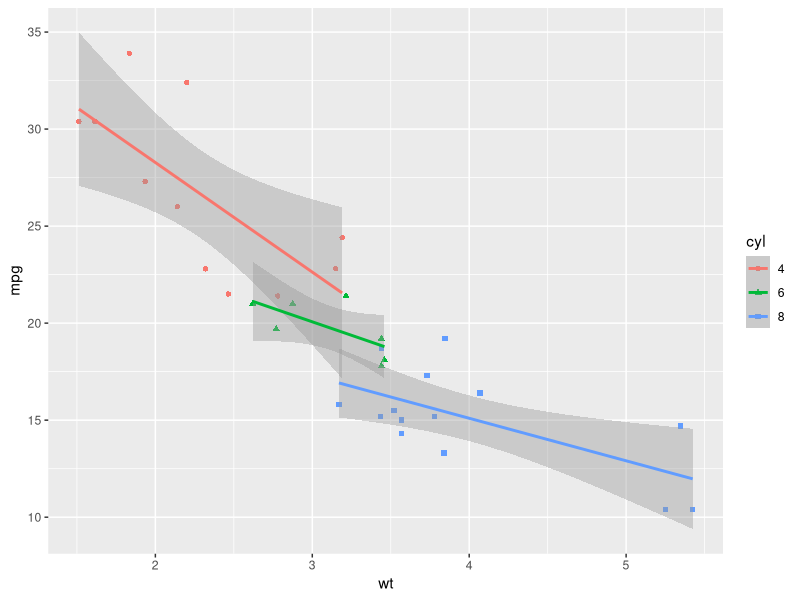
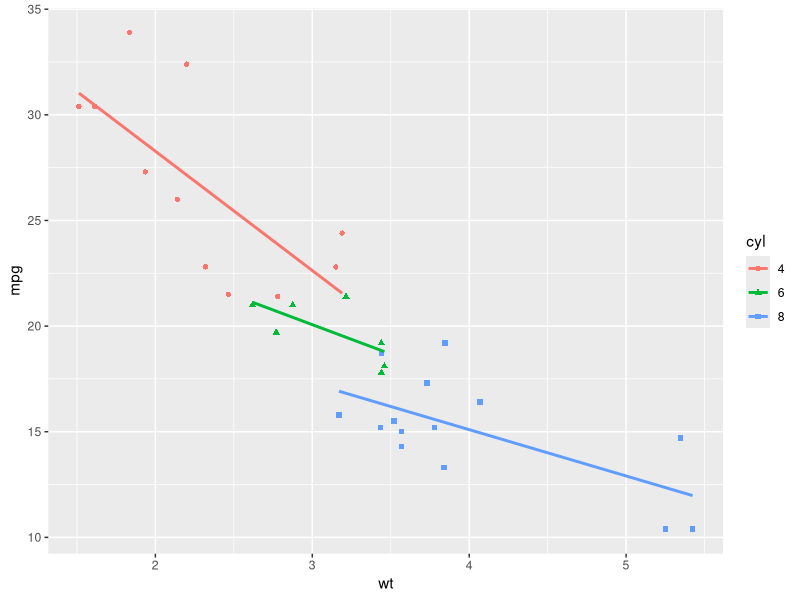
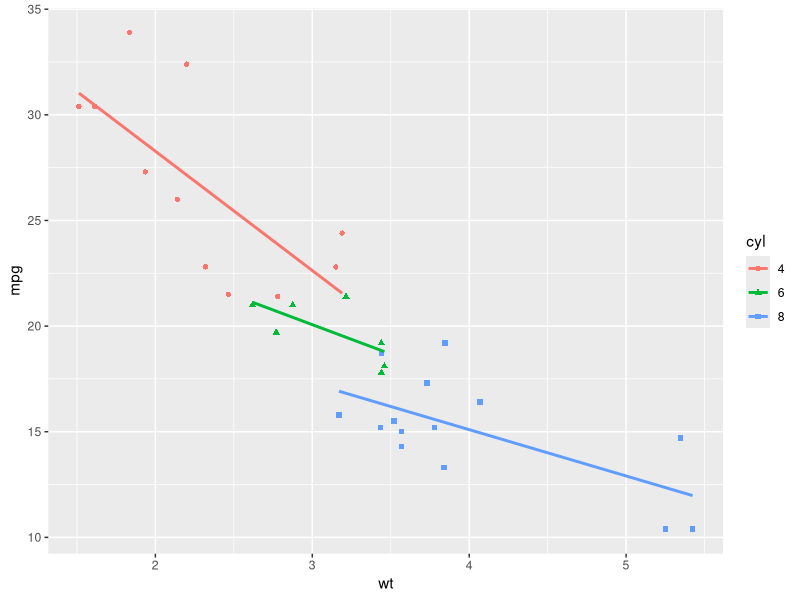
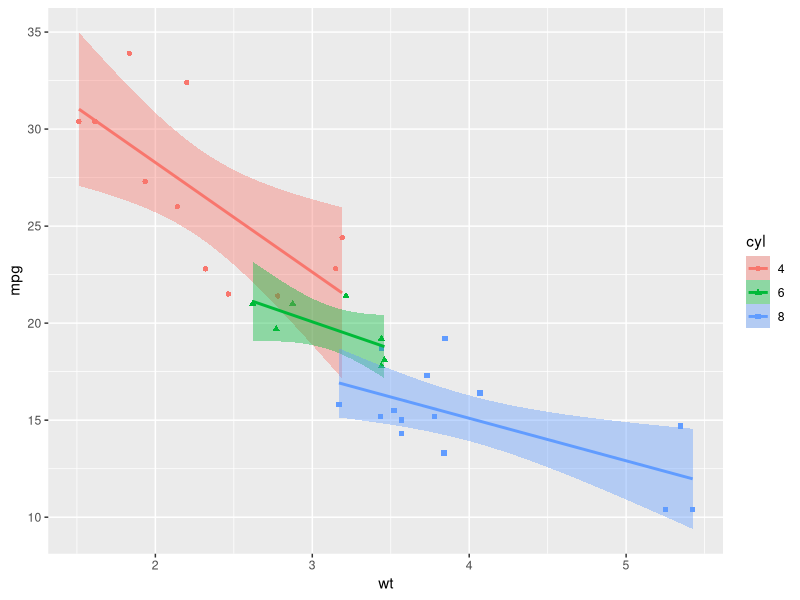
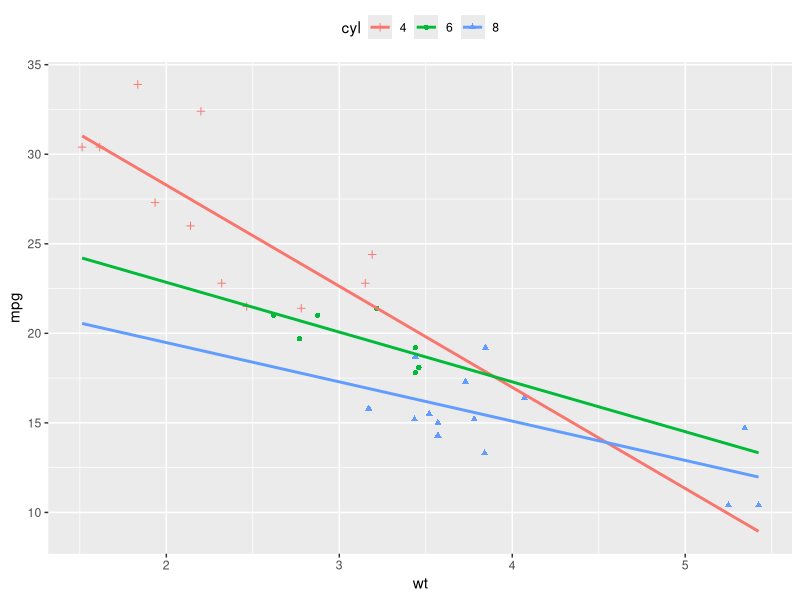
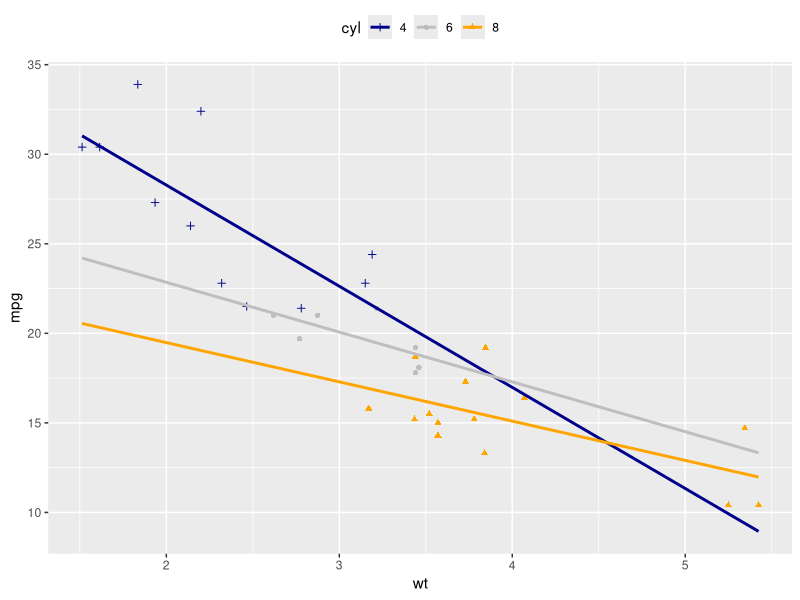
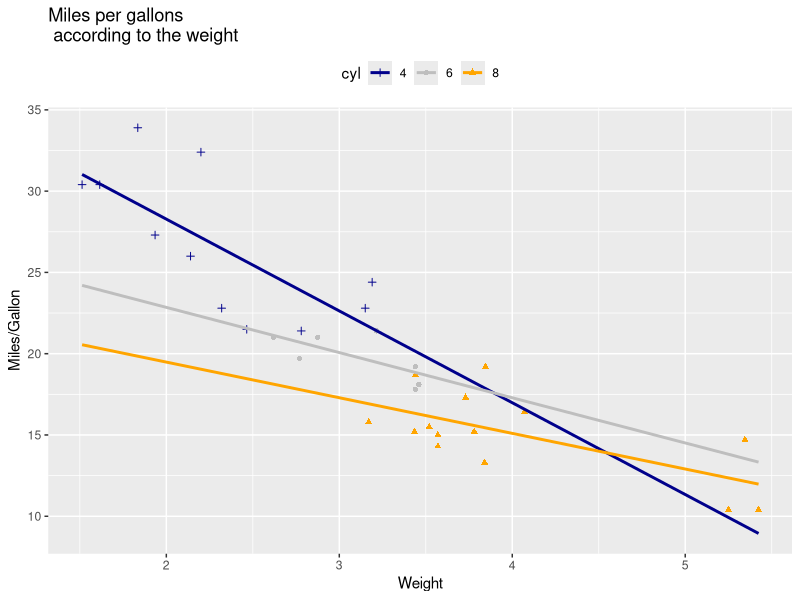
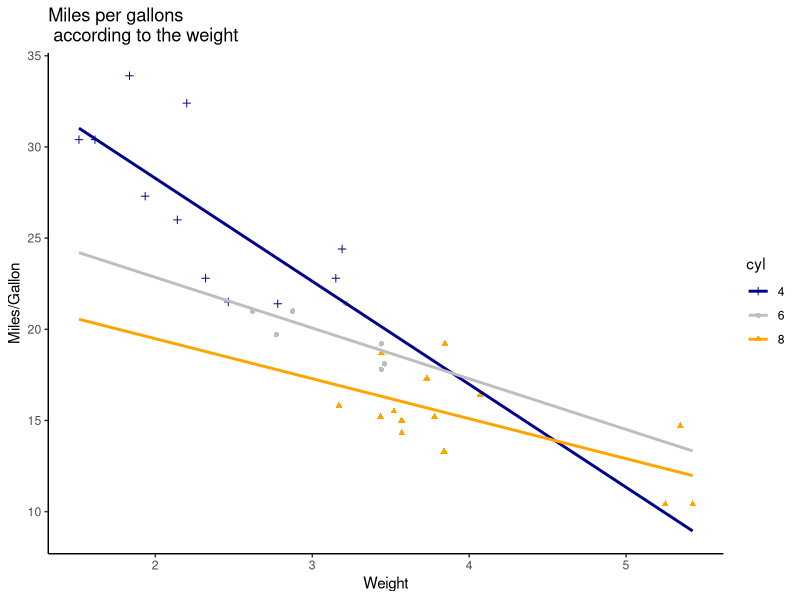

Write R code to recreate these figures, in order.
library(ggplot2)
dataset= mtcars

# Converting cyl column from numeric to factor variable
dataset$cyl=as.factor(dataset$cyl)

#Adding regression lines based on multiple groups
ggplot(dataset, aes(x=wt, y=mpg, color=cyl, shape=cyl))+
  geom_point()+
  geom_smooth(method= lm)

#Removing the confidence intervals
ggplot(dataset, aes(x=wt, y=mpg, color=cyl, shape=cyl))+
  geom_point()+
  geom_smooth(method= lm, se=FALSE)


#Extending the regression lines
ggplot(dataset, aes(x=wt, y=mpg, color=cyl, shape=cyl))+
  geom_point()+
  geom_smooth(method= lm, se=FALSE, fullrage=TRUE)

#Filling the color of confidence bands 
ggplot(dataset, aes(x=wt, y=mpg, color=cyl, shape=cyl))+
  geom_point()+
  geom_smooth(method= lm, aes(fill=cyl))

#Changing point shapes manually
ggplot(dataset, aes(x=wt, y=mpg, color=cyl, shape=cyl))+
  geom_point()+
  geom_smooth(method= lm, se= FALSE, fullrange=TRUE)+
  scale_shape_manual(values=c(3,16,17))+
  theme(legend.position="top")

#Changing point colors manually
ggplot(dataset, aes(x=wt, y=mpg, color=cyl, shape=cyl))+
  geom_point()+
  geom_smooth(method= lm, se= FALSE, fullrange=TRUE)+
  scale_shape_manual(values=c(3,16,17))+
  scale_color_manual(values=c('darkblue', 'grey', 'orange'))+
  theme(legend.position="top")

#Customizing scatter plots
ggplot(dataset, aes(x=wt, y=mpg, color=cyl, shape=cyl))+
  geom_point()+
  geom_smooth(method= lm, se= FALSE, fullrange=TRUE)+
  scale_shape_manual(values=c(3,16,17))+
  scale_color_manual(values=c('darkblue', 'grey', 'orange'))+
  labs(title="Miles per gallons\n according to the weight",
       x="Weight", y="Miles/Gallon")+
  theme(legend.position="top")

#Customizing themes
plot=ggplot(dataset, aes(x=wt, y=mpg, color=cyl, shape=cyl))+
  geom_point()+
  geom_smooth(method= lm, se= FALSE, fullrange=TRUE)+
  scale_shape_manual(values=c(3,16,17))+
  scale_color_manual(values=c('darkblue', 'grey', 'orange'))+
  labs(title="Miles per gallons\n according to the weight",
       x="Weight", y="Miles/Gallon")+
  theme(legend.position="top")
plot + theme_classic()
plot+theme_minimal()
